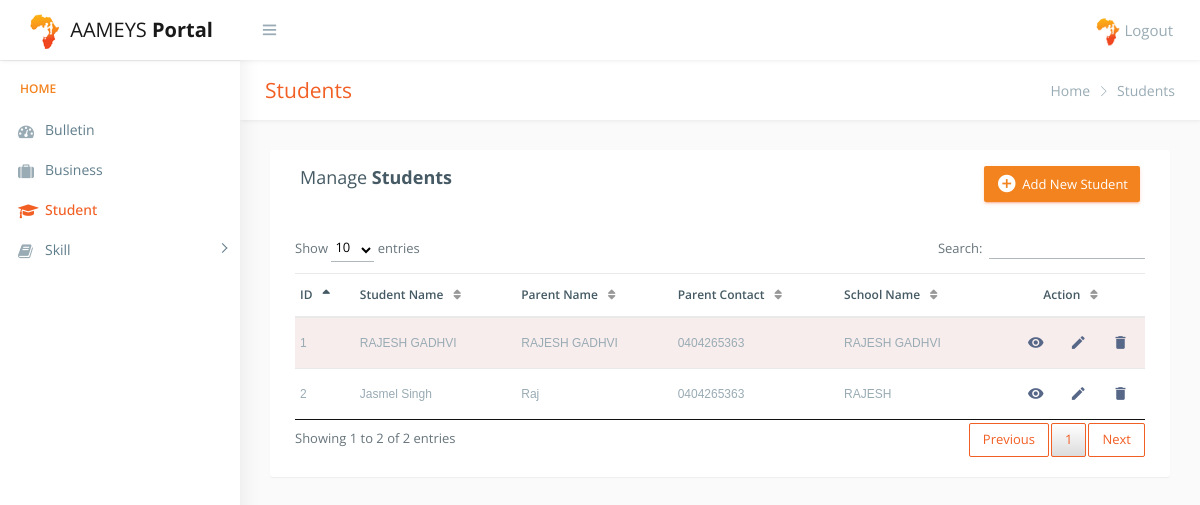
Page /student.php (signed in) on the committed database.
### tables this page shows
CREATE TABLE `student` (
  `stuId` int(200) NOT NULL,
  `UId` int(11) NOT NULL,
  `stuFirstName` varchar(100) NOT NULL,
  `stuLastName` varchar(100) NOT NULL,
  `parentName` varchar(100) NOT NULL,
  `email` varchar(100) DEFAULT NULL,
  `contact` varchar(100) NOT NULL,
  `stuContact` varchar(100) DEFAULT NULL,
  `age` varchar(100) NOT NULL,
  `schoolName` varchar(100) NOT NULL,
  `courseLevel` varchar(100) NOT NULL,
  `courseName` varchar(100) DEFAULT NULL,
  `schoolContact` varchar(100) DEFAULT NULL,
  `schoolLocation` varchar(400) DEFAULT NULL,
  `reasonOfDropout` varchar(500) DEFAULT NULL,
  `flagged` varchar(100) NOT NULL
);

### student.php (the view, shortened to what this page needs)
<!DOCTYPE html>
<?php
include "include/db_config.php";
?>
<html lang="en">
<head>
    <link href="css/lib/bootstrap/bootstrap.css" rel="stylesheet">
    <link rel="stylesheet" type="text/css" href="DataTables-1.10.18/css/jquery.dataTables.css"/>
    <link href="css/helper.css" rel="stylesheet">
    <link href="css/style.css" rel="stylesheet">
</head>
<body class="fix-header fix-sidebar">
    <div id="main-wrapper">
        <div class="header" style="">
            <?php include "include/top_nav.php"; ?>
        </div>
        <div class="left-sidebar" style="overflow: visible;">
            <?php include "include/side_nav.php"; ?>
        </div>
        <div class="page-wrapper" style="min-height: 157px;">
            <div class="row page-titles">
                <div class="col-md-5 align-self-center">
                    <h3 class="text-primary">Students</h3> </div>
                <div class="col-md-7 align-self-center">
                    <ol class="breadcrumb">
                        <?php include "include/breadcrum.php"; ?>
                        <li class="breadcrumb-item active">Students</li>
                    </ol>
                </div>
            </div>
            <div class="container-fluid">
                <div class="table-wrapper">
                    <div class="table-title">
                        <div class="row">
                            <div class="col-sm-6">
                    <h4>Manage <b>Students</b></h4>
                  </div>
                  <div class="col-sm-6">
                  <a href="addstudent.php" class="btn btn-success"><i class="material-icons"></i> <span>Add New Student</span></a>
                  </div>
                        </div>
                    </div>
                    <table id="example" class="table table-striped table-hover" style="width:100%">
                        <thead>
                            <tr>
                                <th>ID</th>
                                <th>Student Name</th>
                                <th>Parent Name</th>
                                <th>Parent Contact</th>
                                <th>School Name</th>
                                <th>Action</th>
                            </tr>
                        </thead>
                        <tbody>
                        <?php
                        if($_SESSION['userType']==0)
                            {
                              $query = "SELECT stuId, CONCAT(`stuFirstName`,' ',`stuLastName`) AS 'whole_name', parentName, contact, schoolName, flagged FROM student";
                              $result = mysqli_query($conn,$query);
                            }
                          while($row = mysqli_fetch_assoc($result))
                          {
                        ?>
                              <?php
                              $yes= $row['flagged'];
                              $yes2= "Yes";
                              if($yes === $yes2 )
                              {
                                ?>
                                 <tr class="flag">
                                   <?php
                                 }
                                   else{
                                   ?>
                                   <tr>
                                <?php
                                   }
                                   ?>
                                <td><?php echo $row['stuId'];?></td>
                                <td><?php echo $row['whole_name'];?></td>
                                <td><?php echo $row['parentName'];?></td>
                                <td><?php echo $row['contact'];?></td>
                                <td><?php echo $row['schoolName'];?></td>
                                <td>
                                  <a href="viewstudent.php?id=<?php echo $row['stuId'];?>" class="view"  data-toggle="tooltip"  title="View Student"  data-placement="top">
                                      <i class="material-icons"></i>
                                  </a>
                                  <a  href="editstudent.php?id=<?php echo $row['stuId'];?>" class="edit" data-toggle="tooltip" title="Edit Student"  data-placement="top">
                                    <i class="material-icons"></i>
                                  </a>
                                  <a  href="deletestudent.php?id=<?php echo $row['stuId'];?>" class="delete" data-toggle="tooltip" title="Delete Student"  data-placement="top">
                                    <i class="material-icons" ></i>
                                  </a>
                                </td>
                            </tr>
                          <?php
                          }
                          ?>
                        </tbody>
                    </table>
                </div>
                </div>
      </div>
  </div>
</body>
</html>

### rows in the picture
student: stuId "1", whole_name "RAJESH GADHVI", parentName "RAJESH GADHVI", contact "0404265363", schoolName "RAJESH GADHVI"
student: stuId "2", whole_name "Jasmel Singh", parentName "Raj", contact "0404265363", schoolName "RAJESH"
